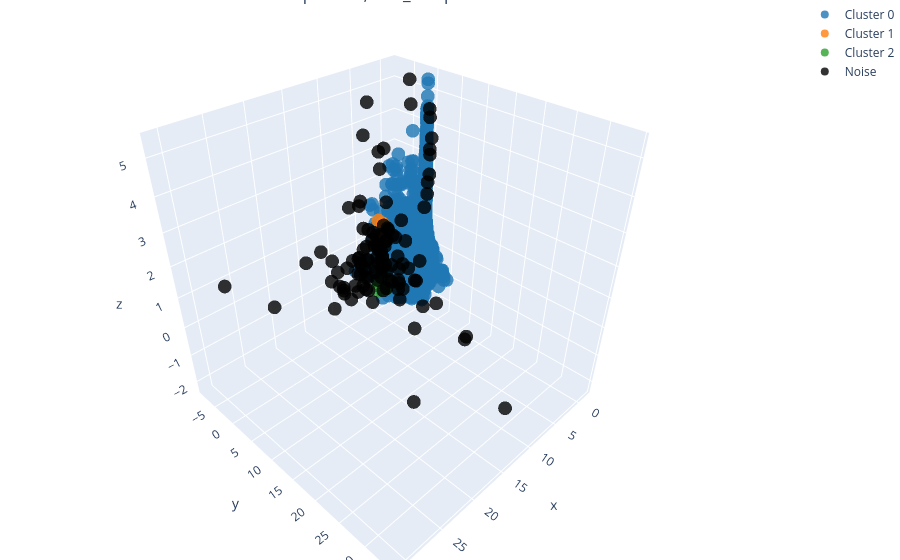

The notebook cell saved with this chart:
### Code cell
EPS = 1.8
MIN_SAMPLES = 5
dbscan_fit_and_plot(EPS, MIN_SAMPLES, X_scaled, user_events_df)
